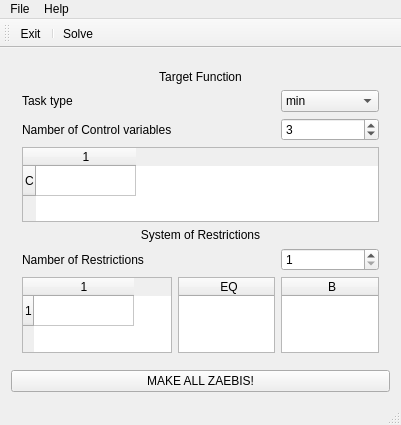
<?xml version="1.0" encoding="UTF-8"?>
<ui version="4.0">
 <class>MainWindow</class>
 <widget class="QMainWindow" name="MainWindow">
  <property name="geometry">
   <rect>
    <x>0</x>
    <y>0</y>
    <width>401</width>
    <height>425</height>
   </rect>
  </property>
  <property name="windowTitle">
   <string>qSimplex</string>
  </property>
  <widget class="QWidget" name="centralWidget">
   <layout class="QGridLayout" name="gridLayout_2">
    <item row="0" column="0">
     <widget class="QWidget" name="gridWidget" native="true">
      <property name="sizePolicy">
       <sizepolicy hsizetype="Preferred" vsizetype="Preferred">
        <horstretch>10</horstretch>
        <verstretch>10</verstretch>
       </sizepolicy>
      </property>
      <layout class="QGridLayout" name="gridLayout">
       <item row="4" column="0" colspan="3">
        <widget class="QLabel" name="label_3">
         <property name="text">
          <string>System of Restrictions</string>
         </property>
         <property name="alignment">
          <set>Qt::AlignCenter</set>
         </property>
        </widget>
       </item>
       <item row="5" column="0">
        <widget class="QLabel" name="label_4">
         <property name="text">
          <string>Namber of Restrictions</string>
         </property>
         <property name="buddy">
          <cstring>inputRestrictionsAmount</cstring>
         </property>
        </widget>
       </item>
       <item row="0" column="0" colspan="3">
        <widget class="QLabel" name="label">
         <property name="layoutDirection">
          <enum>Qt::LeftToRight</enum>
         </property>
         <property name="frameShape">
          <enum>QFrame::NoFrame</enum>
         </property>
         <property name="frameShadow">
          <enum>QFrame::Plain</enum>
         </property>
         <property name="text">
          <string>Target Function</string>
         </property>
         <property name="alignment">
          <set>Qt::AlignCenter</set>
         </property>
        </widget>
       </item>
       <item row="1" column="0">
        <widget class="QLabel" name="label_2">
         <property name="text">
          <string>Task type</string>
         </property>
         <property name="buddy">
          <cstring>inputTaskType</cstring>
         </property>
        </widget>
       </item>
       <item row="1" column="2">
        <widget class="QComboBox" name="inputTaskType">
         <item>
          <property name="text">
           <string>min</string>
          </property>
         </item>
         <item>
          <property name="text">
           <string>max</string>
          </property>
         </item>
        </widget>
       </item>
       <item row="5" column="2">
        <widget class="QSpinBox" name="inputRestrictionsAmount">
         <property name="minimum">
          <number>1</number>
         </property>
        </widget>
       </item>
       <item row="2" column="2">
        <widget class="QSpinBox" name="inputControlVariables">
         <property name="minimum">
          <number>1</number>
         </property>
         <property name="value">
          <number>3</number>
         </property>
        </widget>
       </item>
       <item row="2" column="0">
        <widget class="QLabel" name="label_5">
         <property name="text">
          <string>Namber of Control variables</string>
         </property>
         <property name="buddy">
          <cstring>inputControlVariables</cstring>
         </property>
        </widget>
       </item>
       <item row="3" column="0" colspan="3">
        <widget class="QTableWidget" name="tableWidgetC">
         <row>
          <property name="text">
           <string>C</string>
          </property>
         </row>
         <column>
          <property name="text">
           <string>1</string>
          </property>
         </column>
        </widget>
       </item>
       <item row="6" column="0">
        <layout class="QHBoxLayout" name="horizontalLayout"/>
       </item>
       <item row="7" column="0">
        <widget class="QTableWidget" name="tableWidgetA">
         <row>
          <property name="text">
           <string>1</string>
          </property>
         </row>
         <column>
          <property name="text">
           <string>1</string>
          </property>
         </column>
        </widget>
       </item>
       <item row="7" column="2">
        <widget class="QTableWidget" name="tableWidgetB">
         <column>
          <property name="text">
           <string>B</string>
          </property>
         </column>
        </widget>
       </item>
       <item row="7" column="1">
        <widget class="QTableWidget" name="tableWidgetEQ">
         <column>
          <property name="text">
           <string>EQ</string>
          </property>
         </column>
        </widget>
       </item>
      </layout>
     </widget>
    </item>
    <item row="1" column="0">
     <widget class="QPushButton" name="pushButtonStart">
      <property name="text">
       <string>MAKE ALL ZAEBIS!</string>
      </property>
     </widget>
    </item>
   </layout>
  </widget>
  <widget class="QMenuBar" name="menuBar">
   <property name="geometry">
    <rect>
     <x>0</x>
     <y>0</y>
     <width>0</width>
     <height>0</height>
    </rect>
   </property>
   <widget class="QMenu" name="menuFile">
    <property name="title">
     <string>File</string>
    </property>
    <addaction name="actionExit"/>
   </widget>
   <widget class="QMenu" name="menuHelp">
    <property name="title">
     <string>Help</string>
    </property>
    <addaction name="actionAbout"/>
    <addaction name="actionAbout_Qt"/>
   </widget>
   <addaction name="menuFile"/>
   <addaction name="menuHelp"/>
  </widget>
  <widget class="QToolBar" name="mainToolBar">
   <attribute name="toolBarArea">
    <enum>TopToolBarArea</enum>
   </attribute>
   <attribute name="toolBarBreak">
    <bool>false</bool>
   </attribute>
   <addaction name="actionExit"/>
   <addaction name="separator"/>
   <addaction name="actionSolve"/>
  </widget>
  <widget class="QStatusBar" name="statusBar"/>
  <action name="actionExit">
   <property name="text">
    <string>Exit</string>
   </property>
   <property name="shortcut">
    <string>Ctrl+Q</string>
   </property>
   <property name="shortcutContext">
    <enum>Qt::ApplicationShortcut</enum>
   </property>
  </action>
  <action name="actionAbout_Qt">
   <property name="text">
    <string>About Qt</string>
   </property>
  </action>
  <action name="actionAbout">
   <property name="text">
    <string>About</string>
   </property>
  </action>
  <action name="actionSolve">
   <property name="text">
    <string>Solve</string>
   </property>
  </action>
 </widget>
 <layoutdefault spacing="6" margin="11"/>
 <tabstops>
  <tabstop>inputTaskType</tabstop>
  <tabstop>inputControlVariables</tabstop>
  <tabstop>inputRestrictionsAmount</tabstop>
 </tabstops>
 <resources/>
 <connections>
  <connection>
   <sender>actionExit</sender>
   <signal>activated()</signal>
   <receiver>MainWindow</receiver>
   <slot>close()</slot>
   <hints>
    <hint type="sourcelabel">
     <x>-1</x>
     <y>-1</y>
    </hint>
    <hint type="destinationlabel">
     <x>284</x>
     <y>197</y>
    </hint>
   </hints>
  </connection>
  <connection>
   <sender>actionAbout_Qt</sender>
   <signal>activated()</signal>
   <receiver>MainWindow</receiver>
   <slot>aboutQt()</slot>
   <hints>
    <hint type="sourcelabel">
     <x>-1</x>
     <y>-1</y>
    </hint>
    <hint type="destinationlabel">
     <x>142</x>
     <y>144</y>
    </hint>
   </hints>
  </connection>
  <connection>
   <sender>actionAbout</sender>
   <signal>activated()</signal>
   <receiver>MainWindow</receiver>
   <slot>about()</slot>
   <hints>
    <hint type="sourcelabel">
     <x>-1</x>
     <y>-1</y>
    </hint>
    <hint type="destinationlabel">
     <x>200</x>
     <y>132</y>
    </hint>
   </hints>
  </connection>
  <connection>
   <sender>inputControlVariables</sender>
   <signal>valueChanged(int)</signal>
   <receiver>MainWindow</receiver>
   <slot>changeInputVarFielsd(int)</slot>
   <hints>
    <hint type="sourcelabel">
     <x>260</x>
     <y>108</y>
    </hint>
    <hint type="destinationlabel">
     <x>270</x>
     <y>177</y>
    </hint>
   </hints>
  </connection>
  <connection>
   <sender>inputRestrictionsAmount</sender>
   <signal>valueChanged(int)</signal>
   <receiver>MainWindow</receiver>
   <slot>changeInputResFielsd(int)</slot>
   <hints>
    <hint type="sourcelabel">
     <x>253</x>
     <y>270</y>
    </hint>
    <hint type="destinationlabel">
     <x>150</x>
     <y>214</y>
    </hint>
   </hints>
  </connection>
  <connection>
   <sender>pushButtonStart</sender>
   <signal>pressed()</signal>
   <receiver>MainWindow</receiver>
   <slot>solving()</slot>
   <hints>
    <hint type="sourcelabel">
     <x>200</x>
     <y>382</y>
    </hint>
    <hint type="destinationlabel">
     <x>200</x>
     <y>212</y>
    </hint>
   </hints>
  </connection>
  <connection>
   <sender>actionSolve</sender>
   <signal>activated()</signal>
   <receiver>MainWindow</receiver>
   <slot>solving()</slot>
   <hints>
    <hint type="sourcelabel">
     <x>-1</x>
     <y>-1</y>
    </hint>
    <hint type="destinationlabel">
     <x>200</x>
     <y>212</y>
    </hint>
   </hints>
  </connection>
 </connections>
 <slots>
  <slot>about()</slot>
  <slot>aboutQt()</slot>
  <slot>changeInputVarFielsd(int)</slot>
  <slot>changeInputResFielsd(int)</slot>
  <slot>solving()</slot>
 </slots>
</ui>
